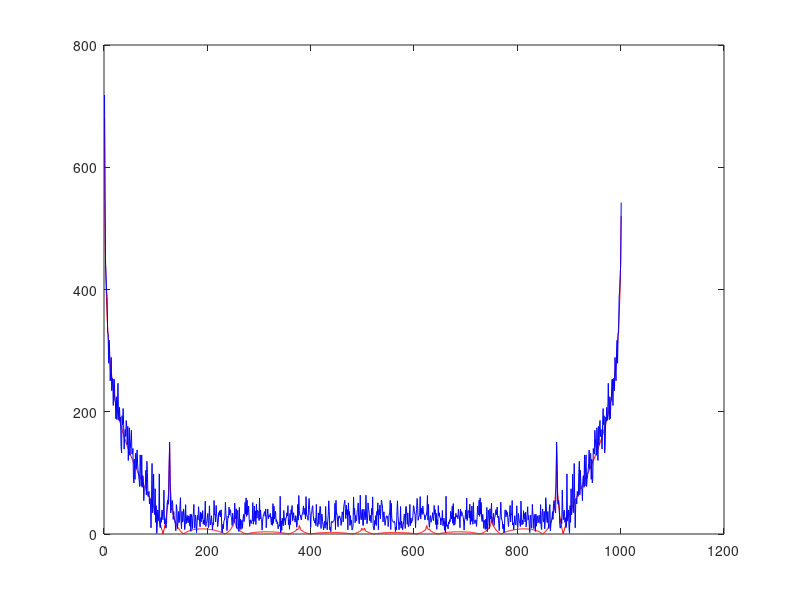

This figure's MATLAB source:
% Spectral Subtraction Test

% This program is a simple example of how to use Spectral Subtraction of
% power spectral density (or PSD)in order to remove a signal from the 
% frequency domain

F1 = 50;     %Frequency for the desired signal
T = 1/F1;      %period
t = -10:T:10;   %time

% x1 is the desired signal
x1 = abs(30*sinc(2*pi*t).*exp(1i*pi*t));

% x2 is the interferance
x2 = abs(30*sinc(2*pi*t).*cos(t*35).*exp(1i*pi*t));

% y is the sum of all the signals
y = awgn(x1+x2,.1);

% Added white gausian noise
% y = awgn(sum,.2);

figure(1)
plot(abs(fft(x1)),'r');
hold on
D = abs(fft(y)-fft(x2));
plot(D,'b');




% 
% 
% 
% % PSD Representations Using pwelch
% % psdY is the PSD equation of the interfered with signals x1 and x2 and 
% % psdX2 is the PSD equation of the interfering signal
% % psdX1 is the PSD equation of the original signal
% psdY = pwelch(y,[],[],[],F1,'twosided');
% psdX2 = pwelch(x2,[],[],[],F1,'twosided');
% psdXorg = pwelch(x1,[],[],[],F1,'twosided');
% 
% % Here the subraction of the unwanted signal, X2, takes
% % place 
% % The reslting psdZ is the PSD of the subtraceted represetnation of x1
% psdZ = psdY-psdX2;
% 
% % Time Domain Pepresentations of PSD Signals
% % x1rec is the time domain representation of the recieved subtracted
% % signal
% % x1org is the original signal modeled in the same way as the recieved
% % signal
% x1rec = ifft(sqrt(psdZ));
% x1org = ifft(sqrt(psdXorg));
% 
% % This graph shows the frequency domain represtentations of the original 
% % signal in red, the interfered with signal in green and the subtracted 
% % signal in blue
% figure(1),
% plot(abs(fft(x1rec)),'b');
% hold on
% plot(abs(fft(x1org)),'r');
% plot(abs(sqrt(psdY)),'g');
% title('Frequency Plot');